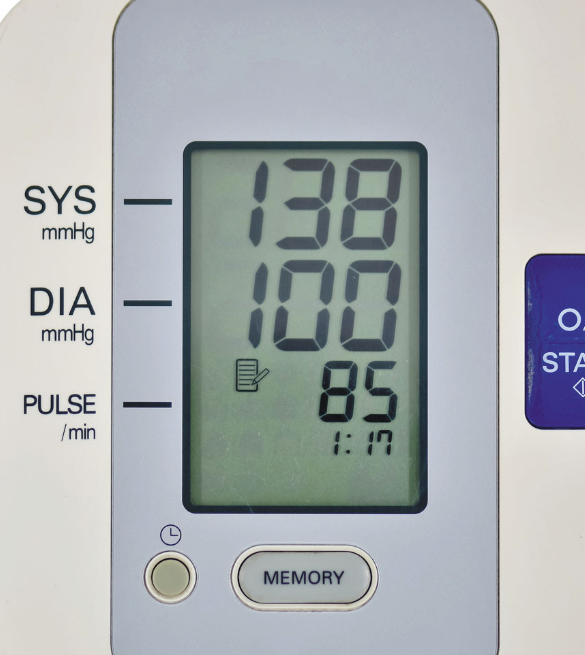
#> input picture imgs/img1.png, 585 x 655 px
$ python roi_02.py --path imgs/img1.png
#> lines starting #> are read from the running program, lines starting #| are printed output that depends on the picture; after the words box and inside, x2 and y2 are one past the last pixel; in counts of white or black regions, pixels touching at a corner belong together
import cv2
import argparse

parser = argparse.ArgumentParser()
parser.add_argument("-p", "--path", default="assets/care.png", required=True)
args = vars(parser.parse_args())

img_color = cv2.imread(args["path"])
#> img_color is the input picture: shape (655, 585, 3); mean B, G, R 178.3, 175.9, 170.4
img_color = cv2.resize(img_color, None, None, fx=0.75, fy=0.75)
#> img_color: shape (491, 439, 3)
img = cv2.cvtColor(img_color, cv2.COLOR_BGR2GRAY)
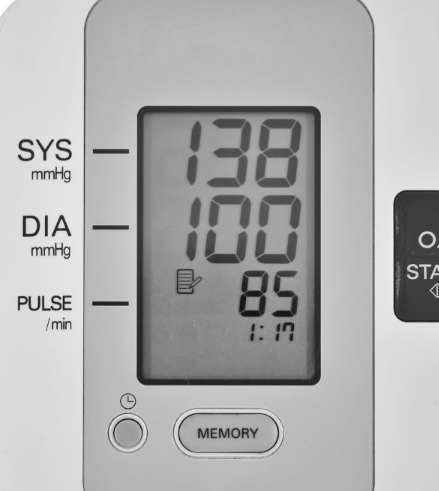
#> img: shape (491, 439); min 17, max 255, mean 174.5

img = cv2.GaussianBlur(img, (3, 3), 0)
blurred = cv2.bilateralFilter(img, 5, sigmaColor=50, sigmaSpace=50)
edged = cv2.Canny(blurred, 30, 150, 255)
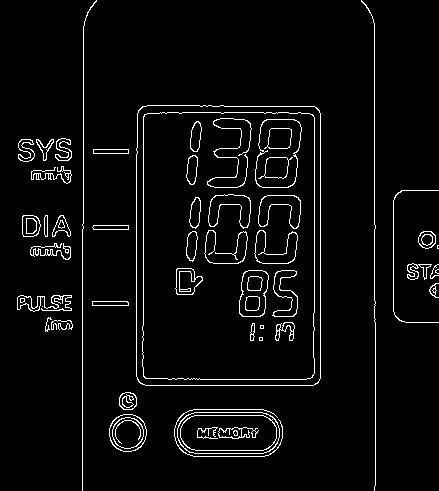
#> edged: shape (491, 439); 4.2% white in thin lines or dots

cv2.imshow("Outline of device", edged)
cv2.waitKey(0)

cnts, _ = cv2.findContours(edged, cv2.RETR_EXTERNAL, cv2.CHAIN_APPROX_SIMPLE)
#> cnts = 29 contours, 10 with area under 20; largest, box (x1, y1, x2, y2) and area: (136, 105, 321, 386) 51281, (177, 412, 280, 454) 3845, (109, 414, 147, 452) 1102, (22, 215, 41, 237) 335, (119, 392, 137, 410) 251
cnts = sorted(cnts, key=cv2.contourArea, reverse=True)
cv2.drawContours(img_color, cnts, -1, (75, 0, 130), 4)
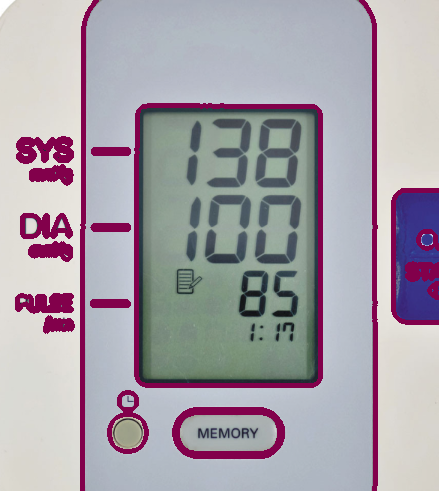
#> img_color: shape (491, 439, 3); mean B, G, R 170.3, 161.5, 168.4
cv2.imshow("Target Contour", img_color)
cv2.waitKey(0)

x, y, w, h = cv2.boundingRect(cnts[0])
#> x = 136; y = 105; w = 185; h = 281
roi = img[y : y + h, x : x + w]
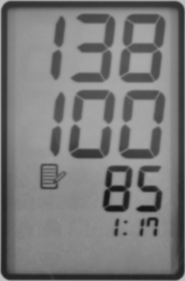
#> roi: shape (281, 185); min 20, max 195, mean 122.3
cv2.imshow("ROI", roi)

output_path = "inter/output-roi"
cv2.imwrite(output_path+".png", roi)
cv2.waitKey(0)

$ run again, on imgs/img4.png
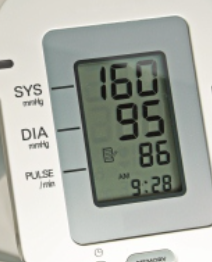
#> input picture imgs/img4.png, 212 x 262 px
#> img_color is the input picture: shape (262, 212, 3); mean B, G, R 168.2, 175.7, 172
#> `edged = cv2.Canny(blurred, 30, 150, 255)`:
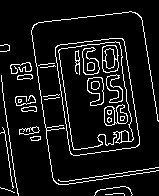
#> edged: shape (196, 159); 9% white in thin lines or dots
#> cnts = 20 contours, 15 with area under 20; largest, box (x1, y1, x2, y2) and area: (55, 38, 140, 156) 7777, (19, 126, 40, 135) 100, (21, 106, 37, 112) 59, (17, 74, 33, 80) 59, (30, 136, 41, 141) 34
#> x = 55; y = 38; w = 85; h = 118
#> `roi = img[y : y + h, x : x + w]`:
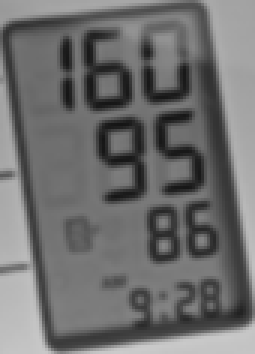
#> roi: shape (118, 85) (shown 3 times larger); min 21, max 203, mean 110.3

$ run again, on imgs/img5.png
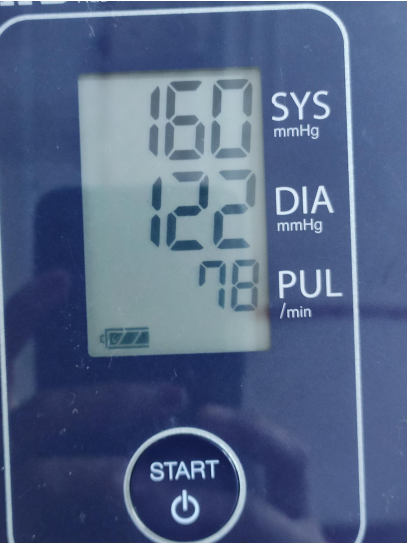
#> input picture imgs/img5.png, 407 x 543 px
#> img_color is the input picture: shape (543, 407, 3); mean B, G, R 134.6, 101.5, 83.7
#> `edged = cv2.Canny(blurred, 30, 150, 255)`:
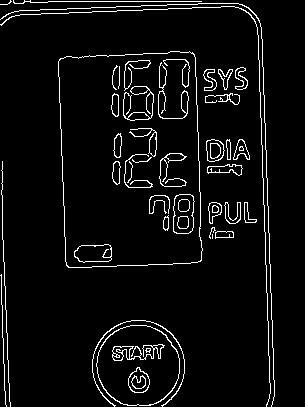
#> edged: shape (407, 305); 5.2% white in thin lines or dots
#> cnts = 23 contours, 7 with area under 20; largest, box (x1, y1, x2, y2) and area: (58, 51, 203, 268) 28743, (96, 325, 180, 406) 5314, (206, 139, 225, 162) 322, (207, 164, 243, 176) 232, (208, 202, 222, 224) 174
#> x = 58; y = 51; w = 145; h = 217
#> `roi = img[y : y + h, x : x + w]`:
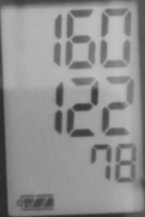
#> roi: shape (217, 145); min 43, max 193, mean 143
